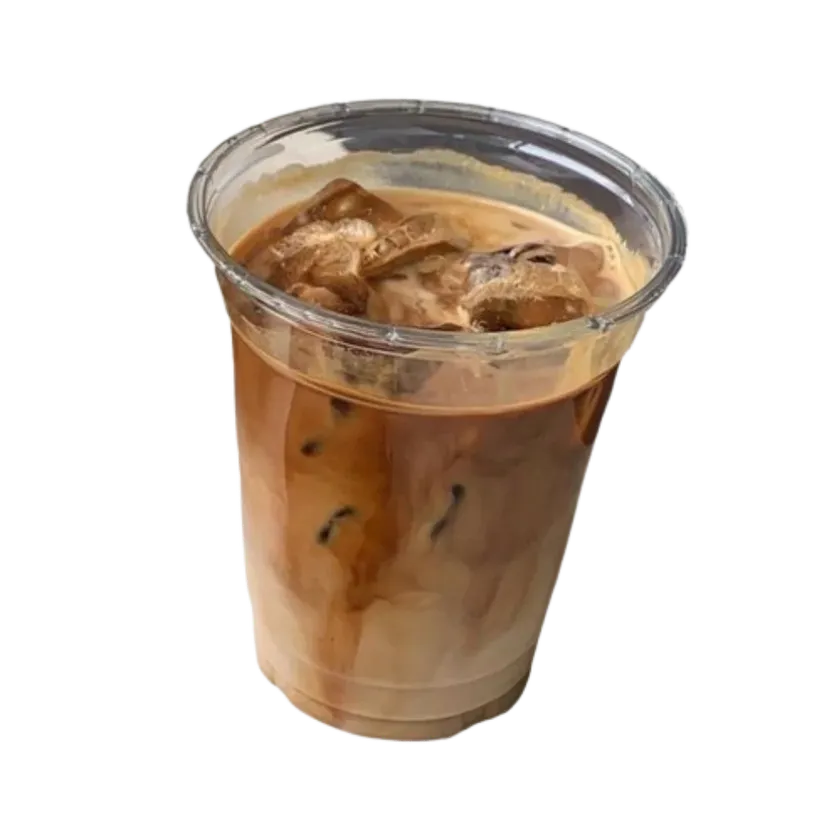
#> input picture src/assets/_source/play/coffee.webp, 840 x 840 px, shrunk from 1008 x 1008 before the run; its folder holds only this picture in this run
$ python trim-play-cutouts.py
#> lines starting #> are read from the running program, lines starting #| are printed output that depends on the picture; after the words box and inside, x2 and y2 are one past the last pixel; in counts of white or black regions, pixels touching at a corner belong together
#!/usr/bin/env python3
"""Trim the Play flat-lay cutouts to their own edges.

The five objects in the tote-bag spill came out of a background remover,
which pads every result to a square-ish canvas. The padding differs per
file — the laptop carried 214px of empty above it, the sketchbook 288 —
so `width: 130px` in CSS meant five different apparent sizes, and no two
objects could share a baseline. Play.css now rests them all on one shelf
rule, which only works if the bottom of the file IS the bottom of the
object.

Originals are moved to src/assets/_source/play/ on first run; the trimmed
webp is written back over the imported path so nothing in the app changes
but the framing. Re-running is a no-op once trimmed (the bbox is already
the full canvas), and it always re-trims from _source when that exists,
so the script stays idempotent.

    python3 scripts/trim-play-cutouts.py
"""

from pathlib import Path
import shutil

from PIL import Image

ROOT = Path(__file__).resolve().parent.parent
SRC = ROOT / "src/assets/play"
KEEP = ROOT / "src/assets/_source/play"

# Alpha below this is matting fringe, not object. Trimming on a bare
# getbbox() would keep a halo of near-transparent pixels that the eye
# can't see but the layout can — the sketchbook's ribbon leaves a faint
# 40px tail that would push its baseline off the shelf.
ALPHA_FLOOR = 12
BLEED = 2  # px kept outside the bbox so the trim never nicks an edge


def trim(path: Path) -> None:
    kept = KEEP / path.name
    if not kept.exists():
        KEEP.mkdir(parents=True, exist_ok=True)
        shutil.copy2(path, kept)

    im = Image.open(kept).convert("RGBA")
#> im is the input picture: PIL image 840x840 RGBA; mean R, G, B, A 51.6, 40.4, 30.4, 81.8
    mask = im.getchannel("A").point(lambda v: 255 if v >= ALPHA_FLOOR else 0)
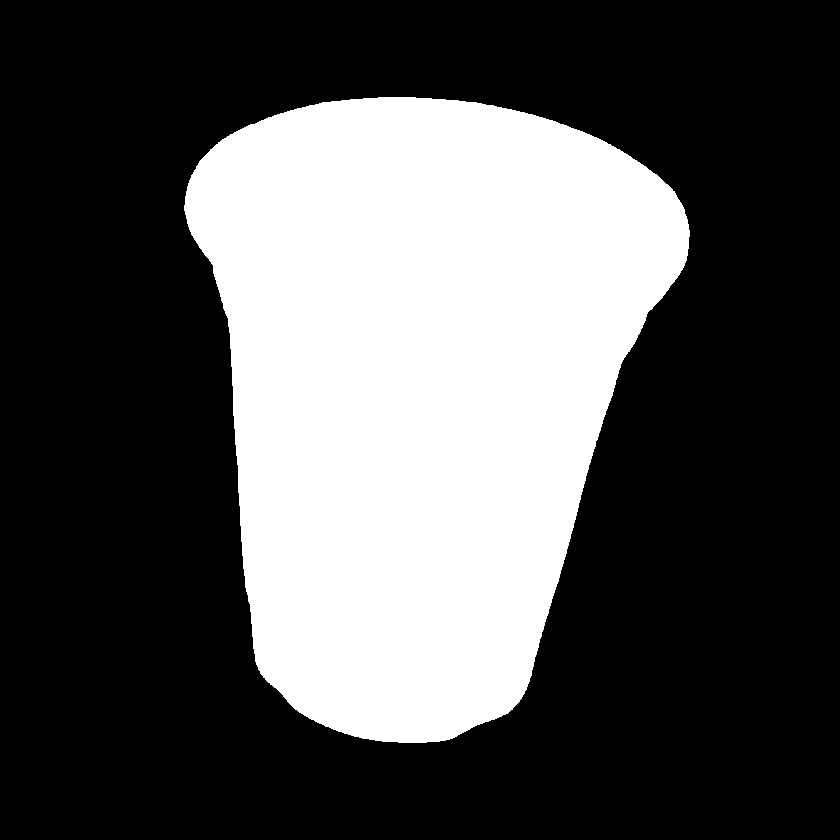
#> mask: PIL image 840x840 L; 32.6% white; 1 white region, box (x1, y1, x2, y2) and area: (184, 97, 690, 743) 229874
    box = mask.getbbox()
#> box = (184, 97, 690, 743)
    if box is None:
        print(f"  {path.name}: fully transparent, skipped")
        return

    l, t, r, b = box
#> l = 184; t = 97; r = 690; b = 743
    l, t = max(0, l - BLEED), max(0, t - BLEED)
#> l = 182; t = 95
    r, b = min(im.width, r + BLEED), min(im.height, b + BLEED)
#> r = 692; b = 745
    out = im.crop((l, t, r, b))
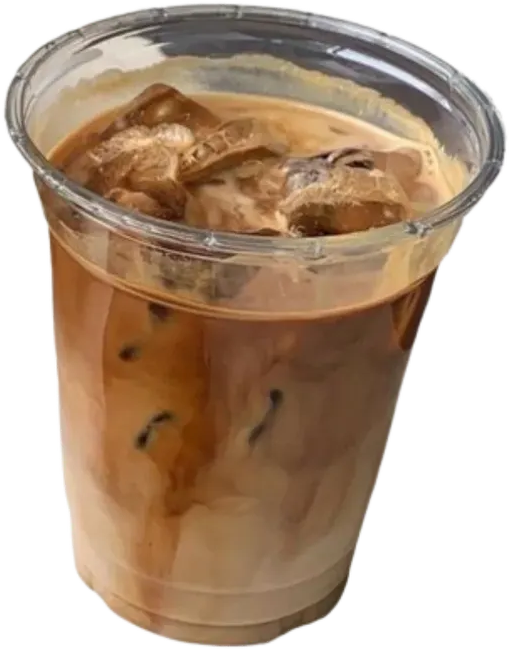
#> out: PIL image 510x650 RGBA; mean R, G, B, A 109.6, 85.7, 64.4, 174; transparent parts drawn white
    out.save(path, "WEBP", quality=88, method=6)
    print(f"  {path.name}: {im.size} -> {out.size}")
#|   coffee.webp: (840, 840) -> (510, 650)


def main() -> None:
    print(f"trimming {SRC.relative_to(ROOT)}")
    for f in sorted(SRC.glob("*.webp")):
        trim(f)


if __name__ == "__main__":
    main()

$ run again, on src/assets/_source/play/sketchbook.webp
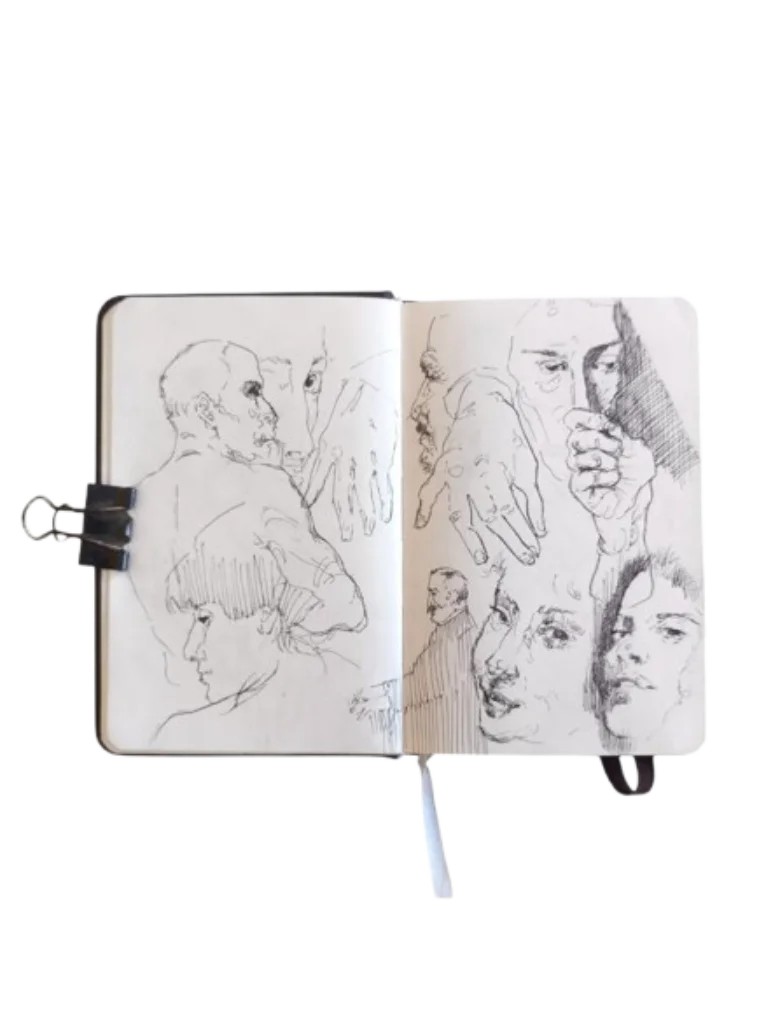
#> input picture src/assets/_source/play/sketchbook.webp, 757 x 1009 px
#> in trim, im is the input picture: PIL image 757x1009 RGBA; mean R, G, B, A 81.4, 79.7, 79.8, 94.7
#> in trim, `mask = im.getchannel("A").point(lambda v: 255 if v >= ALPHA_FLOOR else..`:
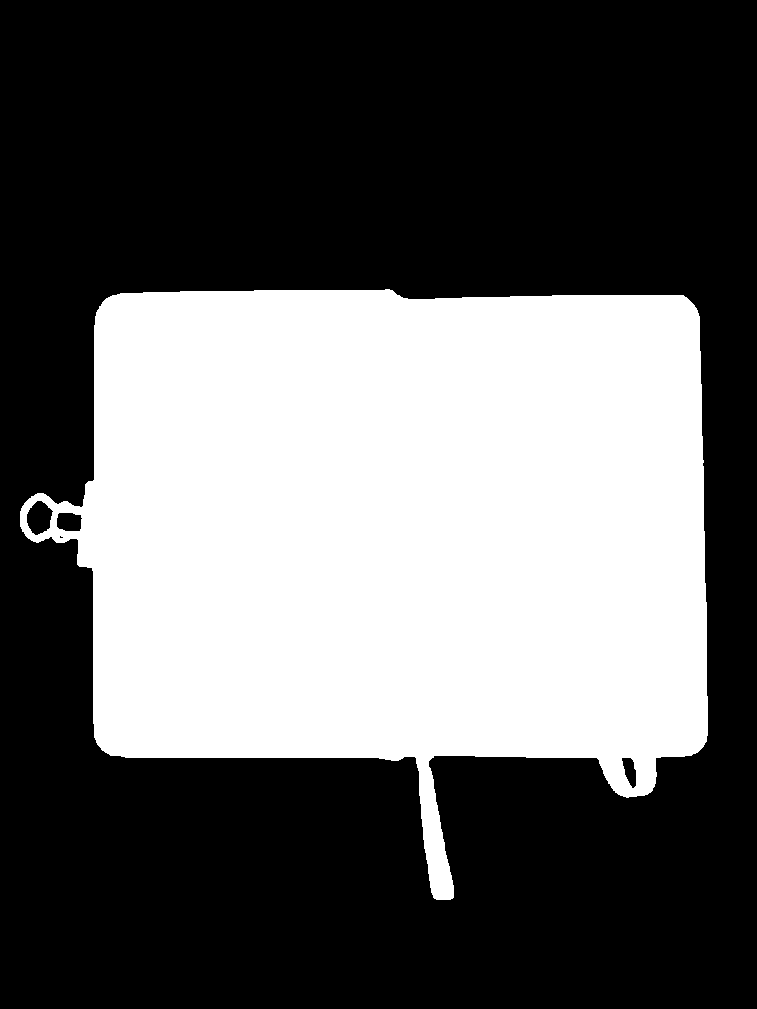
#> mask: PIL image 757x1009 L; 37.9% white; 1 white region, box (x1, y1, x2, y2) and area: (20, 289, 708, 900) 289580
#> box = (20, 289, 708, 900)
#> in trim, `l, t, r, b = box`: l = 20; t = 289; r = 708; b = 900
#> in trim, `l, t = max(0, l - BLEED), max(0, t - BLEED)`: l = 18; t = 287
#> in trim, `r, b = min(im.width, r + BLEED), min(im.height, b + BLEED)`: r = 710; b = 902
#> in trim, `out = im.crop((l, t, r, b))`:
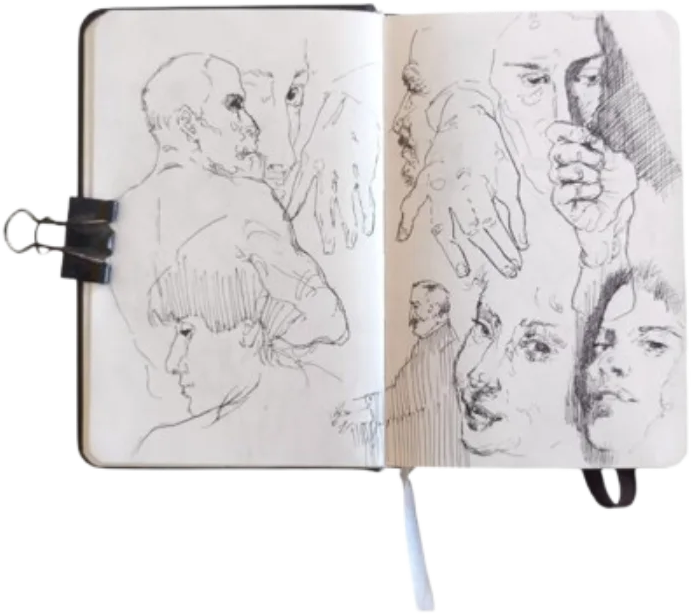
#> out: PIL image 692x615 RGBA; mean R, G, B, A 145.6, 142.6, 142.8, 170; transparent parts drawn white
#|   sketchbook.webp: (757, 1009) -> (692, 615)
